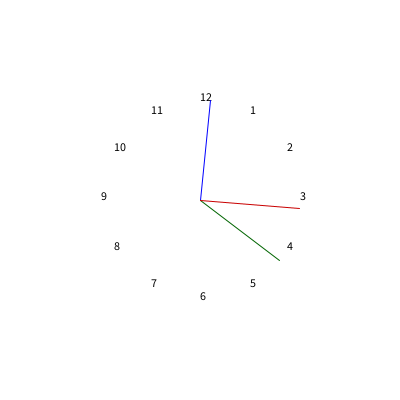
Frame 1 (no input)
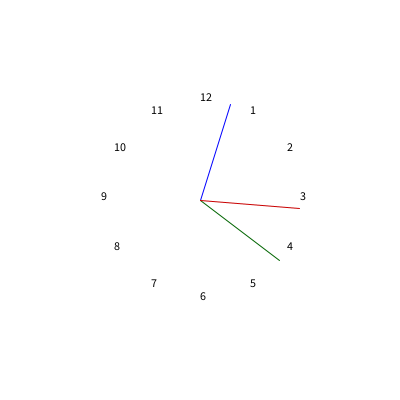
Frame 60 (the mouse pressed at the canvas centre just before this capture)
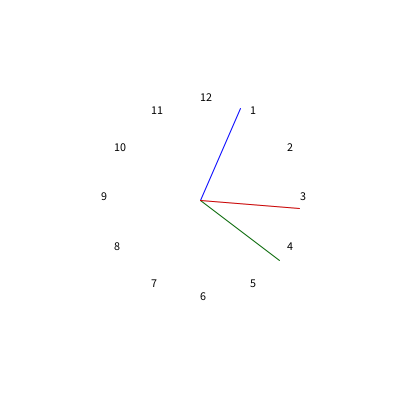
Frame 120 (the mouse held since frame 60 and released just before this capture)

The Processing sketch that drew these frames (run headless with seeded random() and noise(); from frame 60 on, the mouse is pressed at the canvas centre):

// Processing sketch: clock
// ── clock.pde
int hr, min, sec;

void setup() {
  size(400, 400);
  hr = hour();
  min = minute();
  sec = second();
}

void draw() {
  hr = hour();
  min = minute();
  sec = second();
  background(255);
  translate(width/2, height/2);


  // Draw the Clock numbers
  for (int i = 1; i<13; i++) {
    fill(0);
    text(i, width/4*cos(radians(-i*30+90)), -height/4*sin(radians(-i*30+90)));
  }

  // Draw the seconds line

  stroke(0,0,255);
  line(0, 0, width/4*cos(radians(-(360/60)*sec+90)), -height/4*sin(radians(-(360/60)*sec+90)));
    // Draw the seconds line

  stroke(0,100,0);
  line(0, 0, width/4*cos(radians(-min)), -height/4*sin(radians(-min)));
    // Draw the seconds line

  stroke(200,0,0);
  line(0, 0, width/4*cos(radians(-hr)), -height/4*sin(radians(-hr)));
  
}
